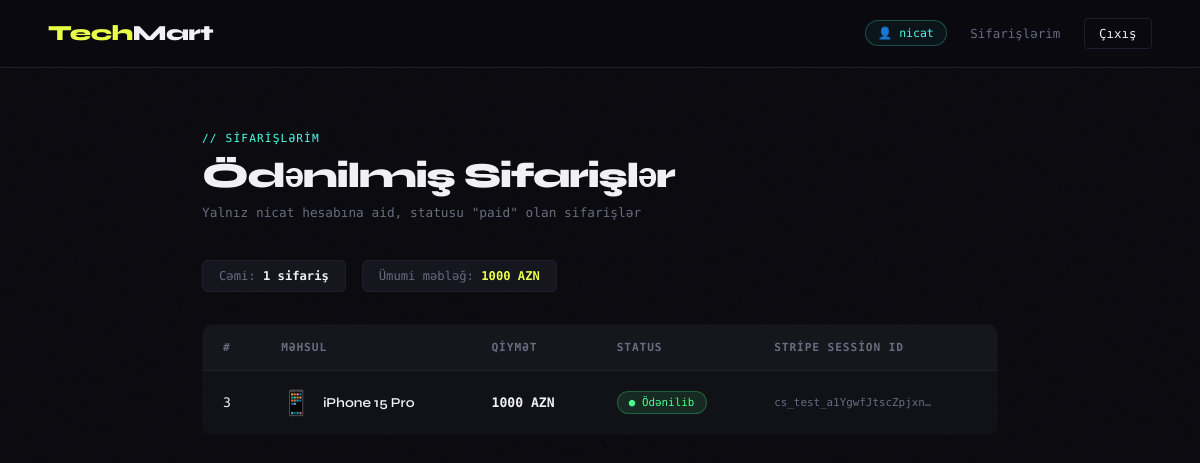
The page /my-orders (signed in) on the database its author committed.
### app.py (models this page shows, shortened)
class User(db.Model, UserMixin):
    __tablename__ = "users"
    id = db.Column(db.Integer, primary_key=True)
    username = db.Column(db.String(80), unique=True, nullable=False)
    password_hash = db.Column(db.String(256), nullable=False)
    orders = db.relationship("Order", backref="owner", lazy=True)

class Order(db.Model):
    __tablename__ = "orders"
    id = db.Column(db.Integer, primary_key=True)
    user_id = db.Column(db.Integer, db.ForeignKey("users.id"), nullable=False)
    product_id = db.Column(db.String(50), nullable=False)
    stripe_session_id = db.Column(db.String(200), unique=True, nullable=True)
    status = db.Column(db.String(20), default="pending")
    @property
    def product(self):
        return PRODUCTS.get(self.product_id, {
            "name": "Məhsul tapılmadı",
            "emoji": "❓",
            "display": 0
        })

### app.py (the view)
@app.route("/my-orders")
@login_required
def my_orders():
    orders = Order.query.filter_by(user_id=current_user.id, status="paid").all()
    for order in orders:
        order.product_name = PRODUCTS.get(order.product_id, {}).get("name", "Məhsul")
    return render_template("orders.html", orders=orders)

### app.py (called while the page is built)
@login_manager.user_loader
def load_user(user_id):
    return db.session.get(User, int(user_id))

### templates/orders.html (shortened to what this page needs)
{% extends "base.html" %}
{% block content %}
<section class="orders-page">
  <div class="page-header">
    <div class="page-tag">// SİFARİŞLƏRİM</div>
    <h2 class="page-title">Ödənilmiş Sifarişlər</h2>
    <p class="page-sub">Yalnız {{ current_user.username }} hesabına aid, statusu "paid" olan sifarişlər</p>
  </div>
  {% if orders %}
    <div class="stats-bar">
      <div class="stat-chip">
        Cəmi: <strong>{{ orders | length }} sifariş</strong>
      </div>
      <div class="stat-chip accent">
        Ümumi məbləğ:
        <strong>
          {{ orders | sum(attribute='product.display') | int }} AZN
        </strong>
      </div>
    </div>
    <table class="orders-table">
      <thead>
        <tr>
          <th>#</th>
          <th>Məhsul</th>
          <th>Qiymət</th>
          <th>Status</th>
          <th>Stripe Session ID</th>
        </tr>
      </thead>
      <tbody>
        {% for order in orders %}
        <tr>
          <td>{{ order.id }}</td>
          <td>
            <div class="order-product">
              <span class="order-emoji">{{ order.product.emoji }}</span>
              <span class="order-name">{{ order.product.name }}</span>
            </div>
          </td>
          <td class="price-cell">{{ order.product.display }} AZN</td>
          <td><span class="status-badge">● Ödənilib</span></td>
          <td><span class="session-id" title="{{ order.stripe_session_id }}">{{ order.stripe_session_id }}</span></td>
        </tr>
        {% endfor %}
      </tbody>
    </table>
  {% endif %}
</section>
{% endblock %}

### templates/base.html (shortened to what this page needs)
<!DOCTYPE html>
<html lang="az">
<head>
</head>
<body>
<header>
  <a href="{{ url_for('index') }}" class="logo">Tech<span>Mart</span></a>
  <nav>
    {% if current_user.is_authenticated %}
      <span class="user-chip">👤 {{ current_user.username }}</span>
      <a href="{{ url_for('my_orders') }}" class="nav-link">Sifarişlərim</a>
      <a href="{{ url_for('logout') }}"    class="nav-link btn-outline">Çıxış</a>
    {% else %}
      <a href="{{ url_for('login') }}"    class="nav-link">Giriş</a>
      <a href="{{ url_for('register') }}" class="nav-link btn-accent">Qeydiyyat</a>
    {% endif %}
  </nav>
</header>
<main>
  {% block content %}{% endblock %}
</main>
</body>
</html>

### rows shown on the page
User: username "nicat"
Order: id "3", product.emoji "📱", product.name "iPhone 15 Pro", product.display "1000", stripe_session_id "cs_test_a1YgwfJtscZpjxn…"

### other values the page prints
{{ orders | length }} "1"
{{ orders | sum(attribute='product.display') | int }} "1000"
